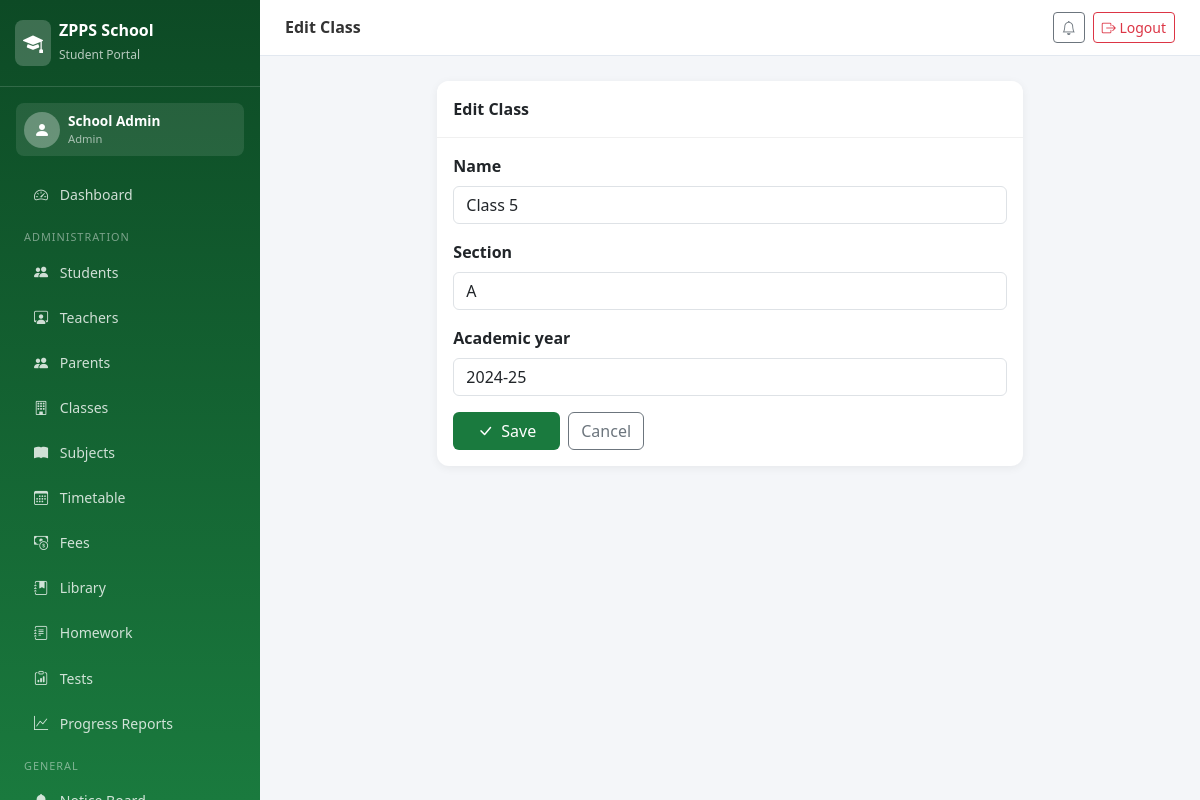
The page /classes/1/edit/ (signed in) on the database its author committed.
### portal/models.py (models this page shows, shortened)
class Class(models.Model):
    name = models.CharField(max_length=20)  # e.g. "Class 5"
    section = models.CharField(max_length=5, default='A')
    academic_year = models.CharField(max_length=10, default='2024-25')
    class Meta:
        verbose_name_plural = "Classes"

### portal/views.py (the view)
# urls.py: path('classes/<int:pk>/edit/', views.edit_class, name='edit_class'),
@login_required
def edit_class(request, pk):
    cls = get_object_or_404(Class, pk=pk)
    form = ClassForm(instance=cls)
    if request.method == 'POST':
        form = ClassForm(request.POST, instance=cls)
        if form.is_valid():
            form.save()
            messages.success(request, 'Class updated!')
            return redirect('manage_classes')
    return render(request, 'portal/admin/class_form.html', {'form': form, 'title': 'Edit Class'})

### portal/forms.py
class ClassForm(forms.ModelForm):
    class Meta:
        model = Class
        fields = '__all__'
        widgets = {
            'name': forms.TextInput(attrs={'class': 'form-control'}),
            'section': forms.TextInput(attrs={'class': 'form-control'}),
            'academic_year': forms.TextInput(attrs={'class': 'form-control'}),
        }

### templates/portal/admin/class_form.html (shortened to what this page needs)
{% extends 'portal/base.html' %}
{% block page_title %}{{ title|default:"Form" }}{% endblock %}
{% block content %}
<div class="row justify-content-center">
  <div class="col-lg-8">
    <div class="card">
      <div class="card-header py-3">{{ title|default:"Form" }}</div>
      <div class="card-body">
        <form method="post" enctype="multipart/form-data">
          {% for field in form %}
          <div class="mb-3">
            <label class="form-label fw-semibold">{{ field.label }}</label>
            {{ field }}
          </div>
          {% endfor %}
          <div class="d-flex gap-2 mt-3">
            <button type="submit" class="btn btn-zpps px-4"><i class="bi bi-check-lg me-2"></i>Save</button>
            <a href="javascript:history.back()" class="btn btn-outline-secondary">Cancel</a>
          </div>
        </form>
      </div>
    </div>
  </div>
</div>
{% endblock %}

### templates/portal/base.html (shortened to what this page needs)
<!DOCTYPE html>
<html lang="en">
<head>
    <link href="https://cdn.jsdelivr.net/npm/bootstrap@5.3.0/dist/css/bootstrap.min.css" rel="stylesheet">
    <link href="https://cdn.jsdelivr.net/npm/bootstrap-icons@1.11.0/font/bootstrap-icons.css" rel="stylesheet">
</head>
<body>
<nav class="sidebar" id="sidebar">
    <div class="sidebar-brand">
        <div class="d-flex align-items-center gap-2">
            <div style="background:rgba(255,255,255,0.2);border-radius:8px;padding:8px;">
                <i class="bi bi-mortarboard-fill text-white fs-5"></i>
            </div>
            <div><h5>ZPPS School</h5><small>Student Portal</small></div>
        </div>
    </div>
    {% if user.is_authenticated %}
    <div class="p-3">
        <div class="d-flex align-items-center gap-2 p-2" style="background:rgba(255,255,255,0.1);border-radius:8px;">
            <div style="background:rgba(255,255,255,0.3);border-radius:50%;width:36px;height:36px;display:flex;align-items:center;justify-content:center;">
                <i class="bi bi-person-fill text-white"></i>
            </div>
            <div>
                <div style="color:#fff;font-size:0.85rem;font-weight:600;">{{ user.get_full_name|default:user.username }}</div>
                <div style="color:rgba(255,255,255,0.6);font-size:0.7rem;">
                    {% if user.is_superuser %}Admin{% else %}{% if user.teacher %}Teacher{% else %}{% if user.student %}Student{% else %}{% if user.parent %}Parent{% endif %}{% endif %}{% endif %}{% endif %}
                </div>
            </div>
        </div>
    </div>
    <ul class="nav flex-column px-1 pb-4">
        <li><a class="nav-link" href="{% url 'dashboard' %}"><i class="bi bi-speedometer2"></i> Dashboard</a></li>
        {% if user.is_superuser %}
        <li><div class="nav-section">Administration</div></li>
        <li><a class="nav-link" href="{% url 'manage_students' %}"><i class="bi bi-people-fill"></i> Students</a></li>
        <li><a class="nav-link" href="{% url 'manage_teachers' %}"><i class="bi bi-person-workspace"></i> Teachers</a></li>
        <li><a class="nav-link" href="{% url 'manage_parents' %}"><i class="bi bi-people-fill"></i> Parents</a></li>
        <li><a class="nav-link" href="{% url 'manage_classes' %}"><i class="bi bi-building"></i> Classes</a></li>
        <li><a class="nav-link" href="{% url 'manage_subjects' %}"><i class="bi bi-book-fill"></i> Subjects</a></li>
        <li><a class="nav-link" href="{% url 'view_timetable' %}"><i class="bi bi-calendar3"></i> Timetable</a></li>
        <li><a class="nav-link" href="{% url 'manage_fees' %}"><i class="bi bi-cash-coin"></i> Fees</a></li>
        <li><a class="nav-link" href="{% url 'library' %}"><i class="bi bi-journal-bookmark-fill"></i> Library</a></li>
        <li><a class="nav-link" href="{% url 'homework' %}"><i class="bi bi-journal-text"></i> Homework</a></li>
        <li><a class="nav-link" href="{% url 'class_tests' %}"><i class="bi bi-clipboard-data"></i> Tests</a></li>
        <li><a class="nav-link" href="{% url 'all_progress' %}"><i class="bi bi-graph-up"></i> Progress Reports</a></li>
        {% endif %}
        <li><div class="nav-section">General</div></li>
        <li><a class="nav-link" href="{% url 'notice_board' %}"><i class="bi bi-bell-fill"></i> Notice Board</a></li>
    </ul>
    {% endif %}
</nav>
<div class="main-content">
    <div class="topbar">
        <div class="d-flex align-items-center gap-3">
            <h6>{% block page_title %}ZPPS Portal{% endblock %}</h6>
        </div>
        <div class="d-flex align-items-center gap-2">
            <a href="{% url 'notice_board' %}" class="btn btn-sm btn-outline-secondary"><i class="bi bi-bell"></i></a>
            <a href="{% url 'logout' %}" class="btn btn-sm btn-outline-danger"><i class="bi bi-box-arrow-right"></i> Logout</a>
        </div>
    </div>
    <div class="page-body">
        {% block content %}{% endblock %}
    </div>
</div>
</body>
</html>

### templates/portal/base.html (style rules this page uses)
:root { --zpps-green: #1a7a3e; --zpps-light: #e8f5ee; --zpps-dark: #0d4a25; --sidebar-width: 260px; }
body { background: #f4f6f9; font-family: 'Segoe UI', sans-serif; }
.sidebar { width: var(--sidebar-width); height: 100vh; background: linear-gradient(180deg, var(--zpps-dark) 0%, var(--zpps-green) 100%); position: fixed; top: 0; left: 0; z-index: 1000; overflow-y: auto; overflow-x: hidden; }
.sidebar-brand { padding: 20px 15px; border-bottom: 1px solid rgba(255,255,255,0.15); }
.sidebar-brand h5 { color: #fff; font-weight: 700; margin: 0; font-size: 1rem; }
.sidebar-brand small { color: rgba(255,255,255,0.7); font-size: 0.75rem; }
.sidebar .nav-link { color: rgba(255,255,255,0.8); padding: 10px 20px; border-radius: 8px; margin: 2px 10px; transition: all 0.2s; font-size: 0.88rem; }
.sidebar .nav-link i { width: 20px; margin-right: 8px; }
.nav-section { color: rgba(255,255,255,0.45); font-size: 0.68rem; text-transform: uppercase; padding: 12px 20px 4px; letter-spacing: 1px; }
.main-content { margin-left: var(--sidebar-width); }
.topbar { background: #fff; padding: 12px 25px; border-bottom: 1px solid #e2e8f0; display: flex; align-items: center; justify-content: space-between; position: sticky; top: 0; z-index: 100; }
.topbar h6 { margin: 0; font-weight: 600; color: #333; }
.page-body { padding: 25px; }
.card { border: none; border-radius: 12px; box-shadow: 0 2px 10px rgba(0,0,0,0.06); }
.card-header { background: #fff; border-bottom: 1px solid #f0f0f0; font-weight: 600; border-radius: 12px 12px 0 0 !important; }
.btn-zpps { background: var(--zpps-green); color: #fff; border: none; }

### rows shown on the page
Class: form "Class 5" "A" "2024-25"

### other values the page prints
{{ user.get_full_name|default:user.username }} "School Admin"
{{ title|default:"Form" }} "Edit Class"
{{ field.label }} "Name" "Section" "Academic year"
